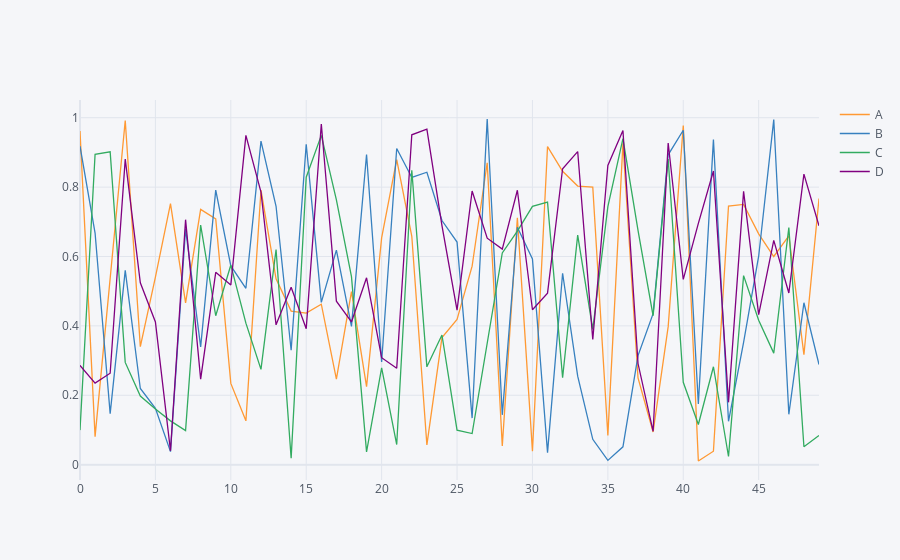

The cell this chart's notebook holds for it:
### Code cell
arr_1 = np.random.rand(50,4)
df_1 = pd.DataFrame(arr_1, columns=['A','B','C','D'])
# df_1.head()
df_1.iplot()
